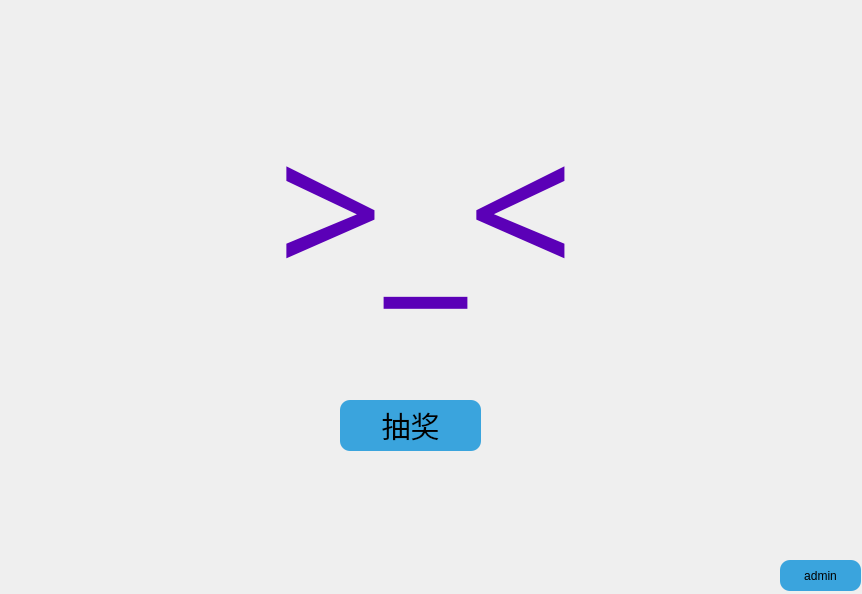
<?xml version="1.0" encoding="UTF-8"?>
<ui version="4.0">
 <class>Form</class>
 <widget class="QWidget" name="Form">
  <property name="geometry">
   <rect>
    <x>0</x>
    <y>0</y>
    <width>862</width>
    <height>594</height>
   </rect>
  </property>
  <property name="windowTitle">
   <string>WonderTools - 2020六一活动抽奖</string>
  </property>
  <property name="styleSheet">
   <string notr="true">/*background-color: rgb(187, 229, 255);*/</string>
  </property>
  <widget class="QLabel" name="lab_number">
   <property name="geometry">
    <rect>
     <x>10</x>
     <y>80</y>
     <width>831</width>
     <height>291</height>
    </rect>
   </property>
   <property name="font">
    <font>
     <family>Aa甜甜圈 (非商业使用)</family>
     <pointsize>140</pointsize>
    </font>
   </property>
   <property name="styleSheet">
    <string notr="true">color: rgb(91, 0, 183);</string>
   </property>
   <property name="text">
    <string>&gt;_&lt;</string>
   </property>
   <property name="alignment">
    <set>Qt::AlignHCenter|Qt::AlignTop</set>
   </property>
  </widget>
  <widget class="QPushButton" name="btn_play">
   <property name="geometry">
    <rect>
     <x>340</x>
     <y>400</y>
     <width>141</width>
     <height>51</height>
    </rect>
   </property>
   <property name="font">
    <font>
     <family>焦糖奶茶</family>
     <pointsize>22</pointsize>
    </font>
   </property>
   <property name="styleSheet">
    <string notr="true">QPushButton{border-radius:10px;background-color:rgb(58, 164, 221)}
QPushButton:hover{background-color:rgb(0, 196, 255)}
QPushButton:pressed{background-color: rgb(192, 242, 255);
}

</string>
   </property>
   <property name="text">
    <string>抽奖</string>
   </property>
  </widget>
  <widget class="QLabel" name="label_2">
   <property name="geometry">
    <rect>
     <x>0</x>
     <y>0</y>
     <width>861</width>
     <height>591</height>
    </rect>
   </property>
   <property name="text">
    <string/>
   </property>
   <property name="pixmap">
    <pixmap>img/bgNew.jpg</pixmap>
   </property>
   <property name="scaledContents">
    <bool>true</bool>
   </property>
  </widget>
  <widget class="QPushButton" name="btn_admin">
   <property name="geometry">
    <rect>
     <x>780</x>
     <y>560</y>
     <width>81</width>
     <height>31</height>
    </rect>
   </property>
   <property name="styleSheet">
    <string notr="true">QPushButton{border-radius:10px;background-color:rgb(58, 164, 221)}
QPushButton:hover{background-color:rgb(0, 196, 255)}
QPushButton:pressed{background-color: rgb(192, 242, 255);
}

</string>
   </property>
   <property name="text">
    <string>admin</string>
   </property>
  </widget>
  <zorder>label_2</zorder>
  <zorder>btn_play</zorder>
  <zorder>lab_number</zorder>
  <zorder>btn_admin</zorder>
 </widget>
 <connections/>
</ui>
